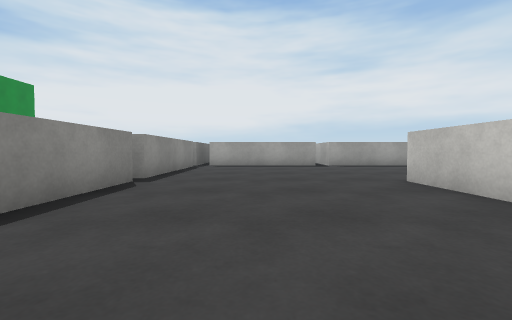
[1] (above)

19 first-person views from a walk through a Unity game level. The camera is 0.55 m above the floor, tilts 2° down and sees 90° across. The floor is counted in squares, 1 m on a side. Each view is taken from the middle of a square. On the plan, view 1 faces up. The plan holds only what a view shows up to about 9 squares ahead; the rest is blank. The place goes on beyond the plan. Surface patterns are stand-ins for the level's own textures.

[2]
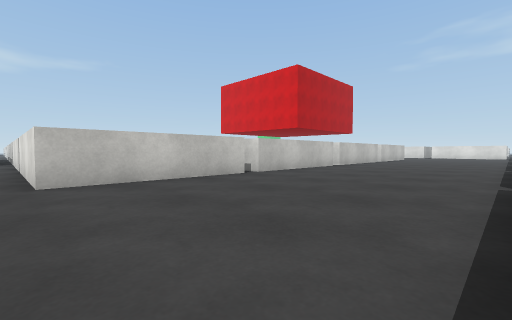

[3]
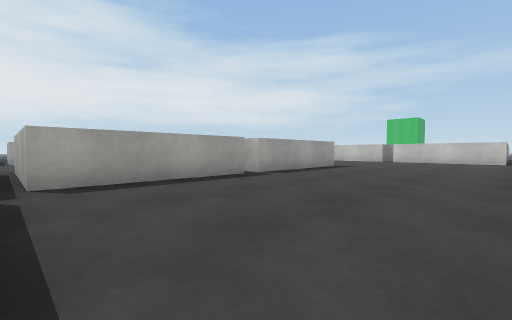

[4]
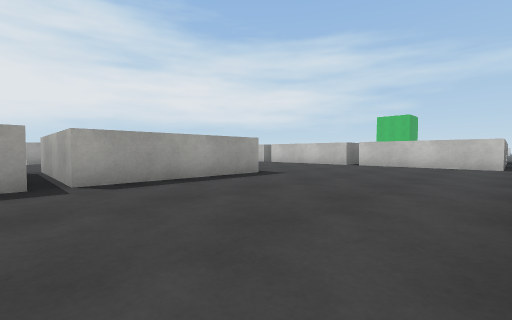

[5]
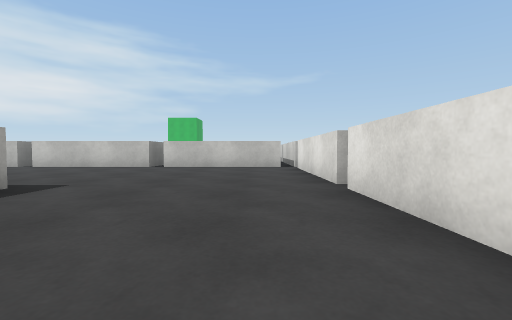

[6]
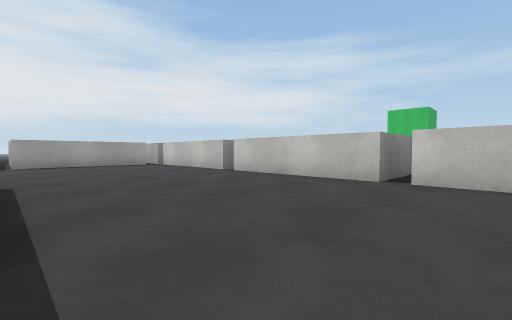

[7]
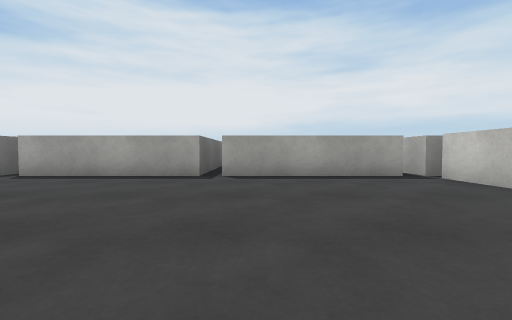

[8]
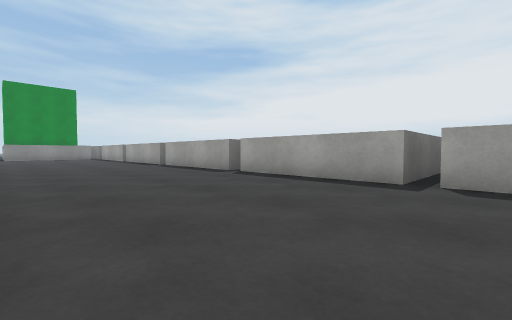

[9]
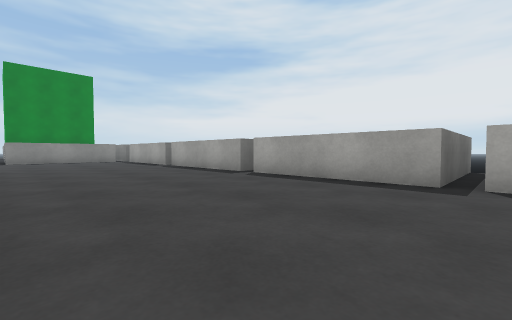

[10]
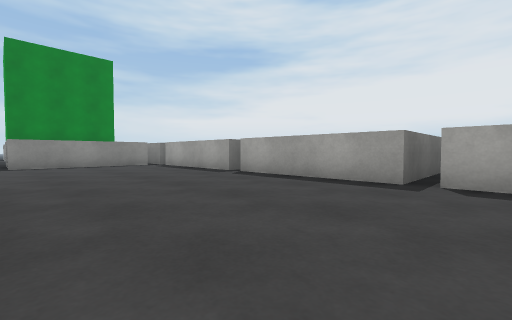

[11]
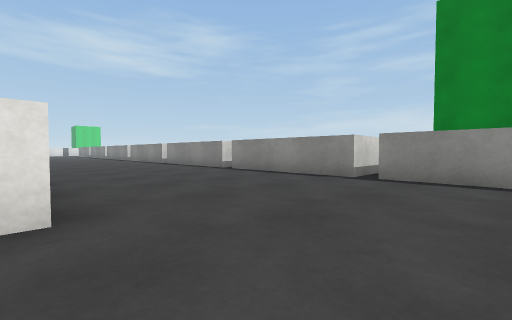

[12]
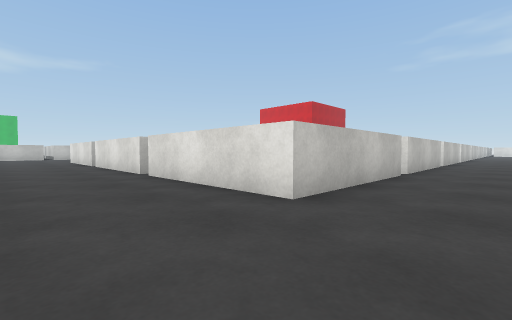

[13]
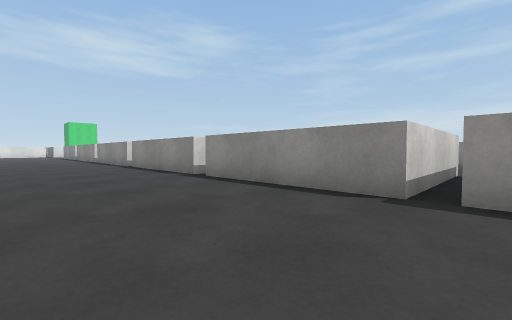

[14]
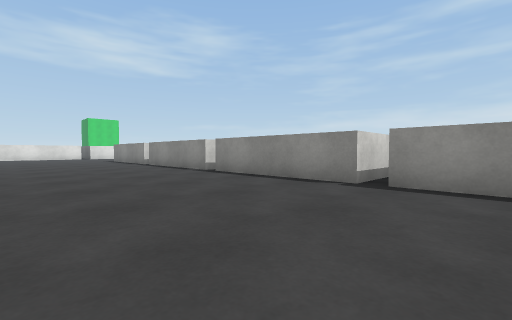

[15]
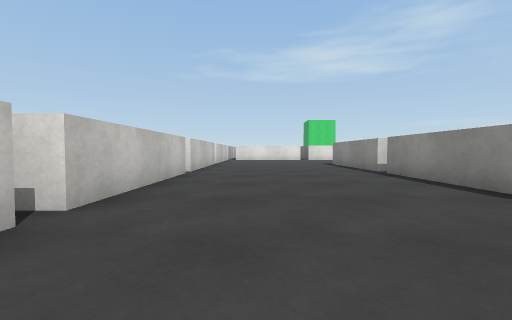

[16]
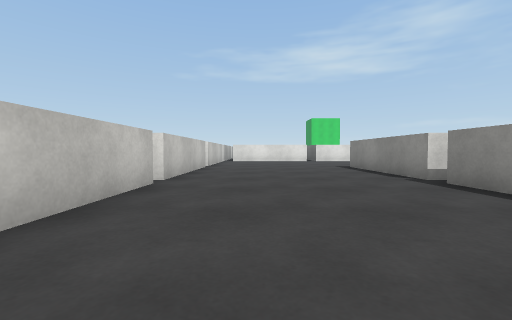

[17]
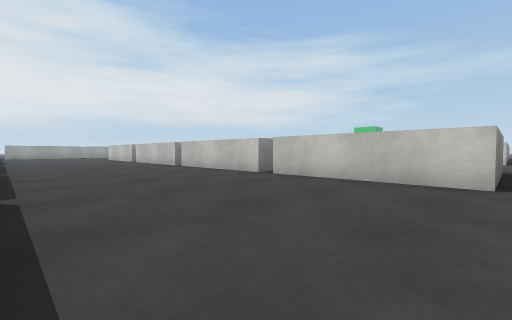

[18]
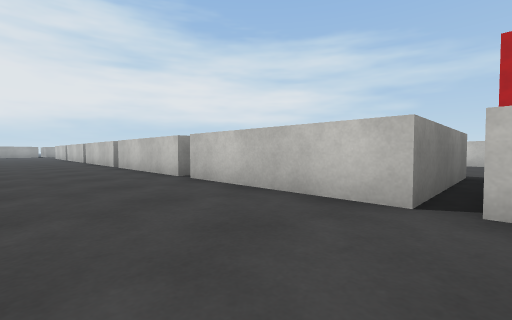

[19]
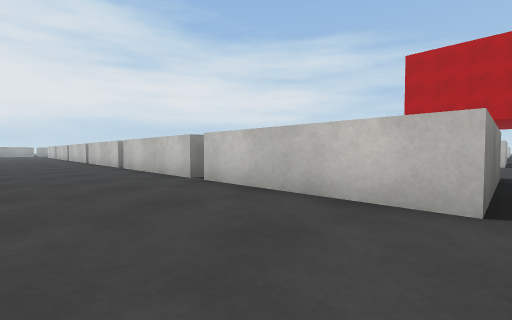

### Floor plan
Key: @ floor where view 1 was taken; . floor; ^ raised ledge.
Columns run from 14 left of view 1 to 14 right of it. Each row starts with its distance up from view 1.
 21             ^   ^^   ^
 20             ^   ^^   ^    ^
 19      ^^^^^^^^^^^^^^^^^^^^^^
 18      .....................^
 17    ^......................^
 16    ^......................^
 15    ^......................^
 14  ^^.......................^
 13    ^....^^^^^^^^^^   ^....^
 12    ^....^   ^   ^^   ^....^
 11    ^....^   ^   ^^   ^....^
 10   ^^....^   ^^^^^^^^^^....^^^
  9 ^^^^....^   ^.............^^
  8    ^....^   ^.............^
  7    ^....^   ^.............^
  6    ^....^   ^.............^
  5   ^.....^  ^..............^^^
  4    ^....^   ^....^^^^^^^^^
  3    ^....^   ^....^
  2    ^....^   ^....^
  1    ^....^   ^....^
  0  ^^^....^   ^.@..^
 -1    ^....^   ^....^
 -2    ^....^   ^....^
 -3    ^....^   ^....^
 -4   ^.....^^^^....
 -5    ^....^   ^..
 -6    ^....^   ^.
 -7    ^....^   ^
 -8    ^....^^^^^....^
 -9   ^^....^^^^^
-10    ^....^
-11    ^....^
-12    ^....^
-13   ^.....^^^^.....^

Where each view was taken, in squares from view 1:
view 1: 0 up, 0 right, facing up
view 2: 5 up, 2 left, facing down-right
view 3: 5 up, 2 left, facing up-right
view 4: 5 up, 2 right, facing up-right
view 5: 6 up, 3 right, facing right
view 6: 8 up, 7 right, facing up-right
view 7: 13 up, 8 right, facing up
view 8: 14 up, 8 right, facing up-left
view 9: 14 up, 3 right, facing up-left
view 10: 14 up, 1 left, facing up-left
view 11: 16 up, 6 left, facing down-left
view 12: 16 up, 8 left, facing down-right
view 13: 10 up, 8 left, facing down-left
view 14: 2 up, 7 left, facing down-left
view 15: 2 down, 8 left, facing down
view 16: 4 down, 8 left, facing down
view 17: 4 down, 11 left, facing up-right
view 18: 9 down, 9 left, facing up-right
view 19: 13 down, 9 left, facing up-right
